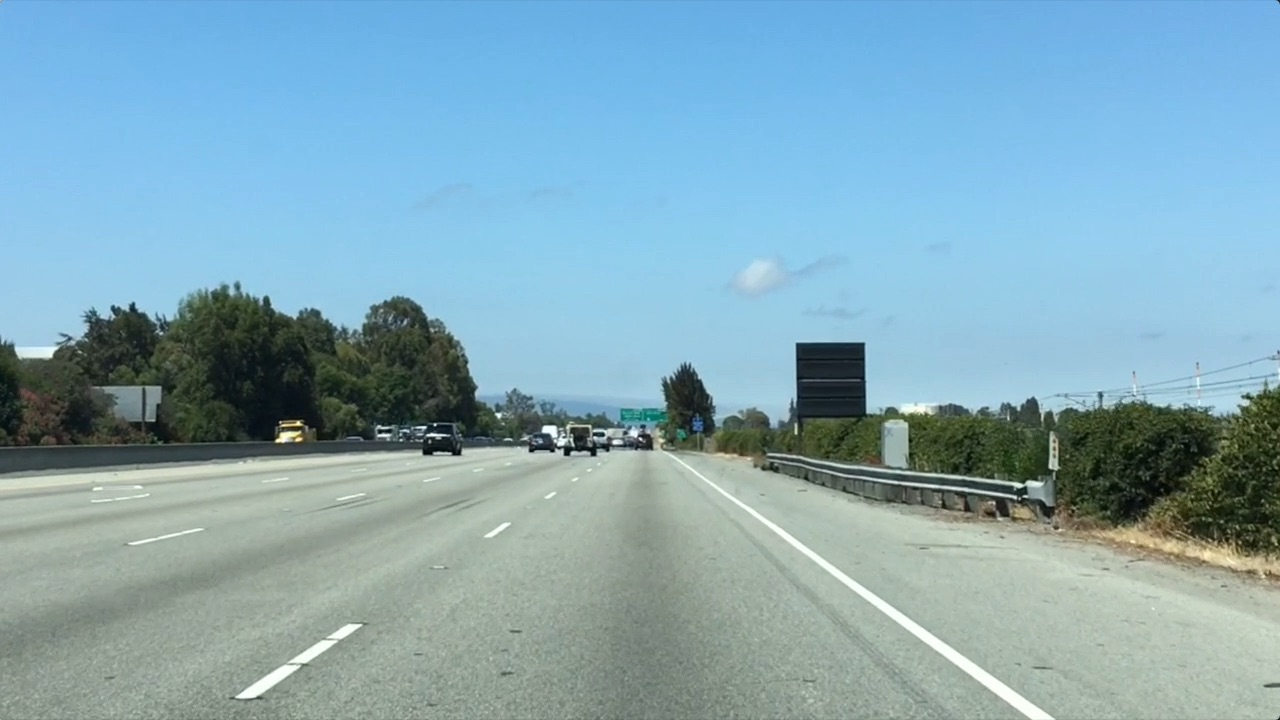
#> input picture test.jpg, 1280 x 720 px
$ jupyter execute --allow-errors Finding_Lane_Lines.ipynb   (shell and % lines are left out)
#> lines starting #> are read from the running program, lines starting #| are printed output that depends on the picture; after the words box and inside, x2 and y2 are one past the last pixel; in counts of white or black regions, pixels touching at a corner belong together
[cell 1]
import matplotlib.pyplot as plt
import matplotlib.image as mpimg
import numpy as np
import os
import cv2

# Color Selection

[cell 2]
image = mpimg.imread('test.jpg')
#> image is the input picture: shape (720, 1280, 3); mean R, G, B 132, 168.5, 182.1

[cell 3]
plt.imshow(image)

[cell 4]
###### MODIFY THESE VARIABLES TO MAKE YOUR COLOR SELECTION
red_threshold = 200
green_threshold = 200
blue_threshold = 200
######

rgb_threshold = [red_threshold, green_threshold, blue_threshold]

[cell 5]
color_select = np.copy(image)

[cell 6]
color_thresholds = (image[:,:,0] < rgb_threshold[0]) \
             | (image[:,:,1] < rgb_threshold[1]) \
             | (image[:,:,2] < rgb_threshold[2])
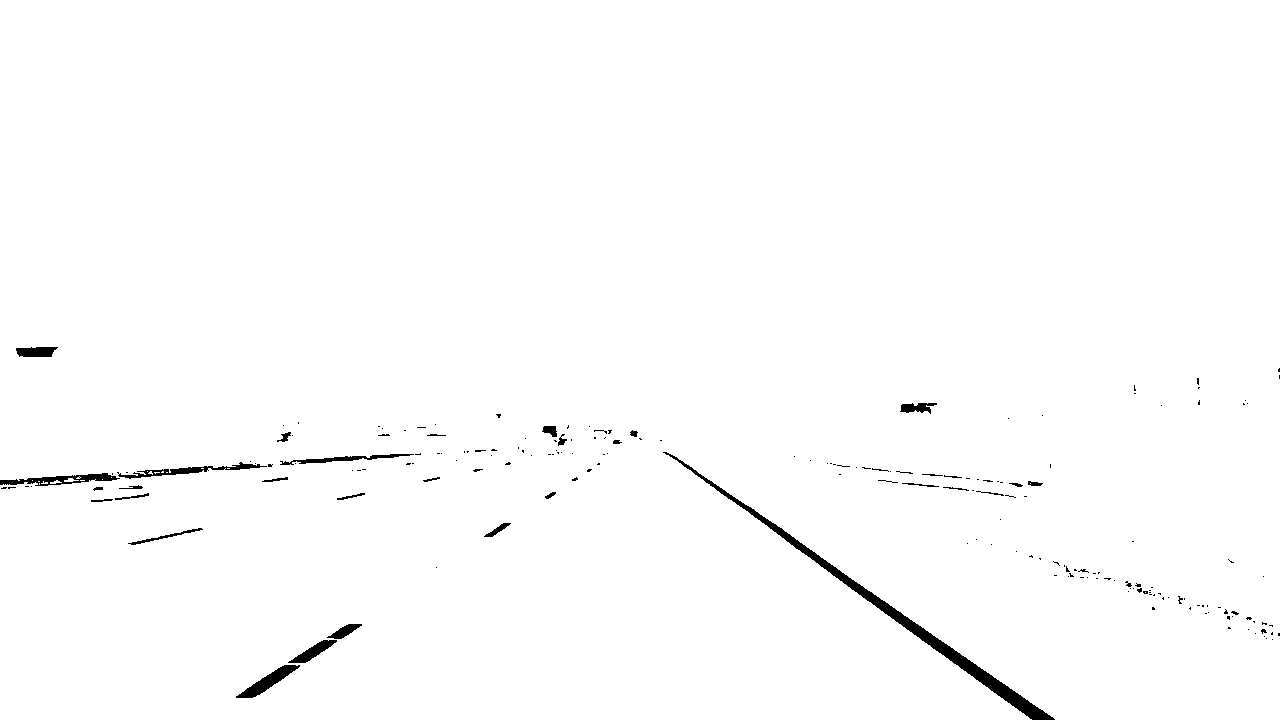
#> color_thresholds: shape (720, 1280) bool; 99% white; 196 black regions (161 under 20 px), largest, box (x1, y1, x2, y2) and area: (663, 452, 1055, 720) 3799, (0, 473, 120, 486) 673, (236, 665, 300, 698) 665

[cell 7]
color_thresholds.shape

[cell 8]
color_select[color_thresholds] = (0, 0, 0)

[cell 9]
plt.imshow(color_select)

# Region Masking

[cell 10]
ysize, xsize, _ = image.shape

[cell 11]
image.shape

[cell 12]
region_select = image.copy()

[cell 13]
left_bottom = [0, ysize]
right_bottom = [xsize, ysize]
apex = [xsize/2, 320]

[cell 14]
# Fit lines (y=Ax+B) to identify the  3 sided region of interest
# np.polyfit() returns the coefficients [A, B] of the fit
fit_left = np.polyfit((left_bottom[0], apex[0]), (left_bottom[1], apex[1]), 1)
fit_right = np.polyfit((right_bottom[0], apex[0]), (right_bottom[1], apex[1]), 1)
fit_bottom = np.polyfit((left_bottom[0], right_bottom[0]), (left_bottom[1], right_bottom[1]), 1)

[cell 15]
# Find the region inside the lines
XX, YY = np.meshgrid(np.arange(0, xsize), np.arange(0, ysize))

[cell 16]
region_threshold = \
(YY > (XX * fit_left[0] + fit_left[1])) & \
(YY > (XX * fit_right[0] + fit_right[1])) & \
(YY < (XX * fit_bottom[0] + fit_bottom[1]))

[cell 17]
plt.imshow(region_threshold, cmap='gray')

[cell 18]
region_select[region_threshold] = (255, 0, 0)

[cell 19]
plt.imshow(region_select)

# Color and Region combined

[cell 20]
line_image = np.copy(image)

[cell 21]
color_select = np.copy(image)

[cell 22]
color_select[color_thresholds | ~region_threshold] = [0, 0, 0]

[cell 23]
line_image[~color_thresholds & region_threshold] = (255, 0, 0)
#> line_image: shape (720, 1280, 3); 0.63% of pixels changed, all inside (x1, y1, x2, y2) = (236, 414, 1055, 720)

[cell 24]
plt.imshow(line_image)

# Canny Edge Detection

[cell 25]
# filename = 'exit-ramp.jpg'
filename = 'solidWhiteRight.jpg'

[cell 26]
image = mpimg.imread(filename)
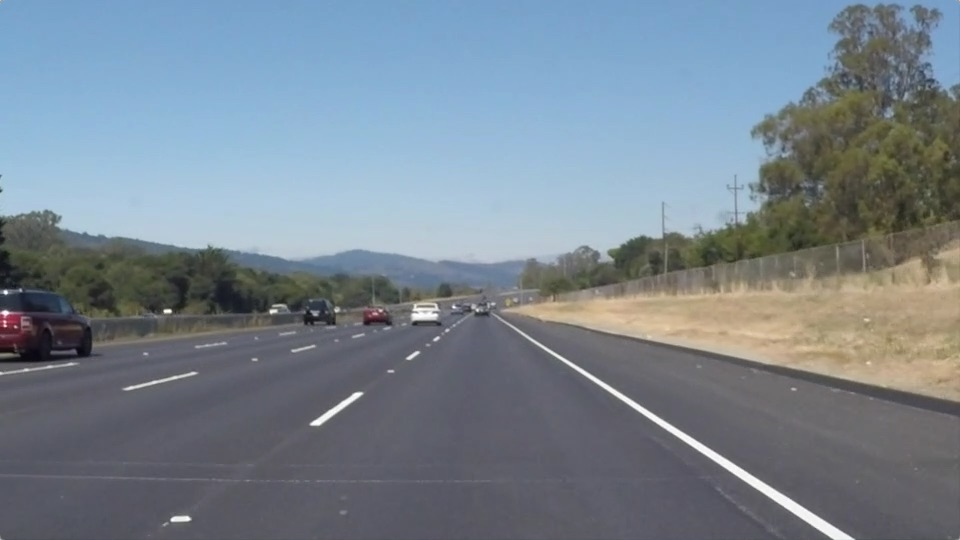
#> input picture solidWhiteRight.jpg, 960 x 540 px
#> image is the input picture: shape (540, 960, 3); mean R, G, B 120.3, 132.6, 143.7

[cell 27]
plt.imshow(image)

[cell 28]
image = cv2.cvtColor(image, cv2.COLOR_RGB2GRAY)
#> image: shape (540, 960)

[cell 29]
plt.imshow(image, cmap='gray')

[cell 30]
kernel_size = 5

[cell 31]
blur_gray = cv2.GaussianBlur(image, (kernel_size, kernel_size), 0)

[cell 32]
low_threshold, high_threshold = 100, 200

[cell 33]
edges = cv2.Canny(blur_gray, low_threshold, high_threshold)
#> edges: shape (540, 960); 0.82% white in thin lines or dots, all inside (x1, y1, x2, y2) = (0, 62, 960, 540)

[cell 34]
plt.imshow(edges, cmap='Greys_r')

[cell 35]
cv2.imwrite('edges.png', edges)
#> Out = True

# Hough Transform to find Lane Lines

https://alyssaq.github.io/2014/understanding-hough-transform/

[cell 36]
image = mpimg.imread(filename)

[cell 37]
rho = 1
theta = np.pi/180
threshold = 10
min_line_length = 10
max_line_gap = 25
line_image = np.copy(image)*0 #creating a blank to draw lines on
#> line_image: shape (540, 960, 3); every value is 0

[cell 38]
lines = cv2.HoughLinesP(edges, rho, theta, threshold, np.array([]), min_line_length, max_line_gap)
#> lines = 167 rows, first 6: [481, 306, 853, 538], [474, 304, 772, 498], [636, 410, 832, 538], [467, 305, 827, 375], [383, 323, 455, 305], [828, 376, 957, 401]

[cell 39]
for line in lines:
    for x1,y1,x2,y2 in line:
        cv2.line(line_image,(x1,y1),(x2,y2),(255,0,0),10)
#> this loop made 167 passes
#> line_image: shape (540, 960, 3); mean R, G, B 18.2, 0, 0

[cell 40]
# Create a "color" binary image to combine with line image
color_edges = np.dstack((edges, edges, edges))

[cell 41]
combo = cv2.addWeighted(color_edges, 0.8, line_image, 1, 0)

[cell 42]
plt.imshow(combo)

[cell 43]
cv2.imwrite('hough.png', combo)
#> Out = True

[cell 44]
imshape = image.shape

[cell 45]
mask = np.zeros_like(edges)
ignore_mask_color = 255

[cell 46]
# vertices = np.array([[(485, 270), (480,270), (80,imshape[0]), (imshape[1]-80, imshape[0])]], dtype=np.int32)
vertices = np.array([[(450, 320), (550,320), (850,imshape[0]), (150, imshape[0])]], dtype=np.int32)

[cell 47]
_ = cv2.fillPoly(mask, vertices, ignore_mask_color)
#> mask: shape (540, 960); 17% white; 1 white region, box (x1, y1, x2, y2) and area: (151, 320, 850, 540) 88080

[cell 48]
masked_edges = cv2.bitwise_and(edges, mask)
#> masked_edges: shape (540, 960); 0.27% white in thin lines or dots, all inside (x1, y1, x2, y2) = (175, 320, 833, 540)

[cell 49]
plt.imshow(masked_edges, cmap='gray')

[cell 50]
lines = cv2.HoughLinesP(masked_edges, rho, theta, threshold, np.array([]), min_line_length, max_line_gap)
#> lines = 18 rows, first 6: [504, 320, 825, 521], [498, 320, 793, 512], [639, 412, 832, 538], [499, 320, 696, 448], [315, 420, 356, 392], [318, 425, 363, 392]

[cell 51]
line_image = np.copy(image)*0

[cell 52]
for line in lines:
    for x1,y1,x2,y2 in line:
        cv2.line(line_image,(x1,y1),(x2,y2),(255,0,0),10)
#> this loop made 18 passes
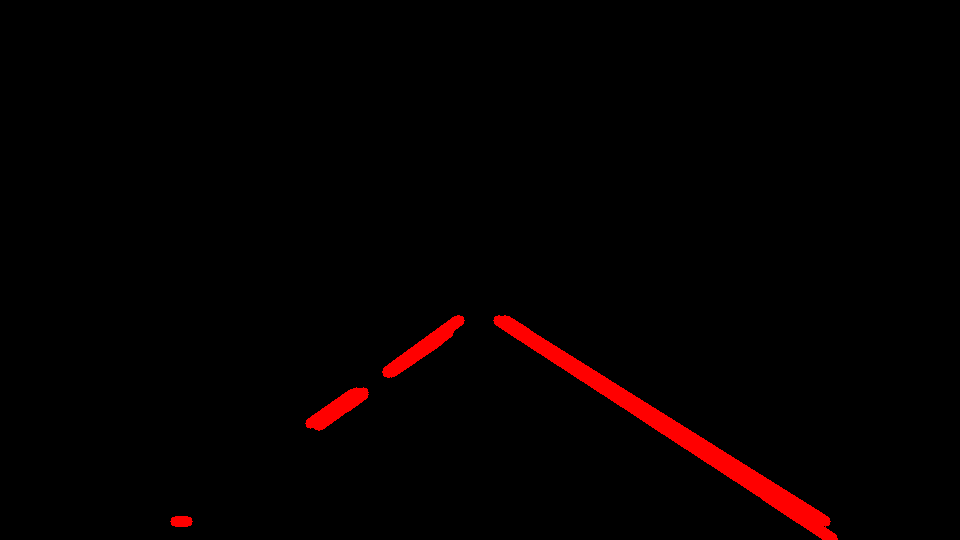
#> line_image: shape (540, 960, 3); mean R, G, B 4.9, 0, 0

[cell 53]
lines_edges = cv2.addWeighted(color_edges, 0.8, line_image, 1, 0)

[cell 54]
plt.imshow(lines_edges)

[cell 55]
t = np.zeros_like(image)
_ = cv2.fillPoly(t, np.array([[(50, 50), (400, 50), (400, 400), (50,400)]]), (255, 255, 255))
#> t: shape (540, 960, 3); 23.8% white; 1 white region, box (x1, y1, x2, y2) and area: (50, 50, 401, 401) 123201
plt.imshow(cv2.bitwise_and(image, t))

[cell 56]
plt.imshow(t, cmap='gray')

#> (a cell that did not finish here is left out)

[cell 58]
os.listdir()

# Pipeline for finding lanes

[cell 59]
filename = 'whiteCarLaneSwitch.jpg'

[cell 60]
image = mpimg.imread(filename)
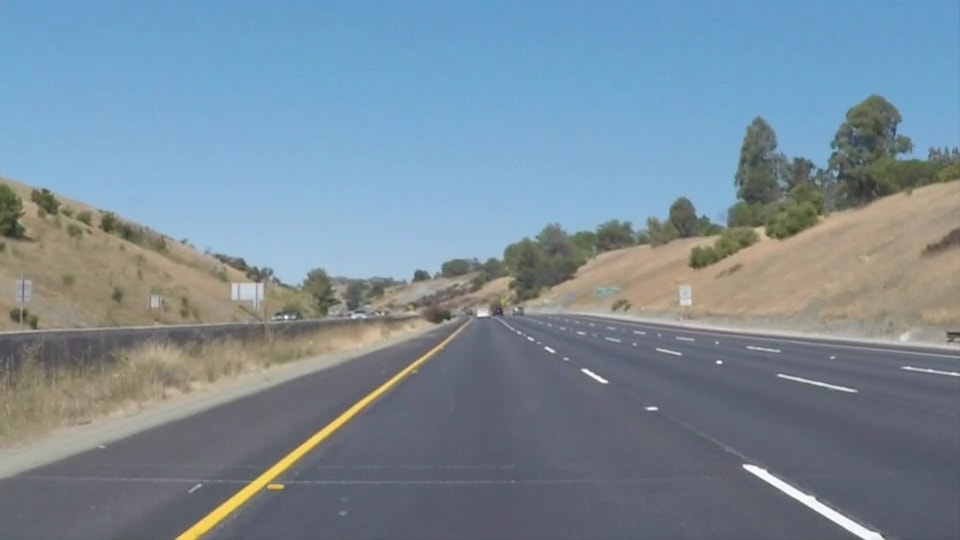
#> input picture whiteCarLaneSwitch.jpg, 960 x 540 px
#> image is the input picture: shape (540, 960, 3); mean R, G, B 121.2, 139.4, 152.9

[cell 61]
plt.imshow(image)

[cell 62]
image_gray = cv2.cvtColor(image, cv2.COLOR_BGR2GRAY)
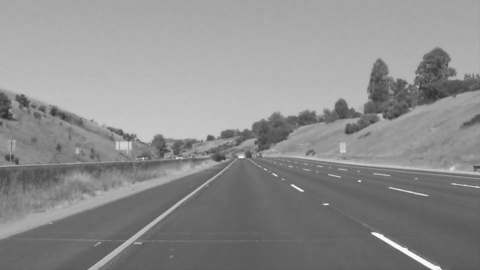
#> image_gray: shape (540, 960) (shown at 1/2 size); min 40, max 255, mean 141.3

[cell 63]
image_hsv = cv2.cvtColor(image, cv2.COLOR_BGR2HSV)
#> image_hsv: shape (540, 960, 3); mean H, S, V 41.3, 66.5, 160.7

[cell 64]
yellow_rgb = np.array([[[255, 255, 0]]], dtype="uint8")
yellow_hsv = cv2.cvtColor(yellow_rgb, cv2.COLOR_BGR2HSV)[0,0,:]
#> yellow_hsv = [90, 255, 255]
print(yellow_hsv)
#| [ 90 255 255]

[cell 65]
lower_yellow = np.array([yellow_hsv[0]-10, 100, 100], dtype="uint8")
#> lower_yellow = [80, 100, 100]
upper_yellow = np.array([yellow_hsv[0]+10, 255, 255], dtype="uint8")
#> upper_yellow = [100, 255, 255]

mask_yellow = cv2.inRange(image_hsv, lower_yellow, upper_yellow)
#> mask_yellow: shape (540, 960); 0.54% white; 12 white regions (10 under 20 px), largest, box (x1, y1, x2, y2) and area: (178, 366, 417, 540) 2777, (723, 244, 731, 250) 21
mask_white = cv2.inRange(image_gray, 200, 255)
#> mask_white: shape (540, 960); 0.48% white; 78 white regions (66 under 20 px), largest, box (x1, y1, x2, y2) and area: (743, 465, 884, 540) 1261, (271, 261, 306, 282) 293, (240, 284, 256, 299) 197

[cell 66]
plt.imshow(mask_yellow, cmap='gray')

[cell 67]
mask = cv2.bitwise_or(mask_yellow, mask_white)
#> mask: shape (540, 960); 1% white; 88 white regions (74 under 20 px), largest, box (x1, y1, x2, y2) and area: (178, 366, 417, 540) 2779, (743, 465, 884, 540) 1261, (271, 261, 306, 282) 293

[cell 68]
plt.imshow(mask, cmap='gray')

[cell 69]
image_masked = cv2.bitwise_and(image_gray, mask)

[cell 70]
plt.imshow(image_masked, cmap='gray')

[cell 71]
imshape = image.shape
vertices = np.array([[(450, 320), (550,320), (950,imshape[0]), (80, imshape[0])]], dtype=np.int32)

[cell 72]
image_blur = cv2.GaussianBlur(image_masked, (5, 5), 0)

[cell 73]
low_threshold, high_threshold = 50, 150

[cell 74]
image_edges = cv2.Canny(image_blur, low_threshold, high_threshold); plt.imshow(image_edges, cmap='gray')

[cell 75]
def region_of_interest(img, vertices):
    """
    Applies an image mask.

    Only keeps the region of the image defined by the polygon
    formed from `vertices`. The rest of the image is set to black.
    """
    #defining a blank mask to start with
    mask = np.zeros_like(img)

    #defining a 3 channel or 1 channel color to fill the mask with depending on the input image
    if len(img.shape) > 2:
        channel_count = img.shape[2]  # i.e. 3 or 4 depending on your image
        ignore_mask_color = (255,) * channel_count
    else:
        ignore_mask_color = 255

    #filling pixels inside the polygon defined by "vertices" with the fill color
    cv2.fillPoly(mask, vertices, ignore_mask_color)

    #returning the image only where mask pixels are nonzero
    masked_image = cv2.bitwise_and(img, mask)
    return masked_image, mask

[cell 76]
masked_image, roi = region_of_interest(image_edges, vertices)

[cell 77]
plt.imshow(cv2.addWeighted(masked_image, 1, roi, 0.2, 1), cmap='gray')

[cell 78]
roi_red = np.dstack([roi, np.zeros_like(image_gray), np.zeros_like(image_gray)])
plt.imshow(cv2.addWeighted(image, 1, roi_red, 0.2, 1))
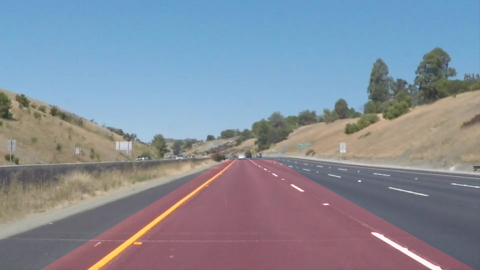
#> shown: shape (540, 960, 3) (shown at 1/2 size); mean R, G, B 132.5, 140.4, 153.9

[cell 79]
def extrapolate_y(x, x1, y1, x2, y2):
    y = y1 + (x - x1) * float(y2 - y1)/float(x2 - x1)
    return x, y
def extrapolate(y, x1, y1, x2, y2):
    x = x1 + (y - y1) * float(x2 - x1)/float(y2 - y1)
    return x, y
# def extrapolate_x_right(y, x1, y1, x2, y2):
#     x = x1 + (y - y1) * float(x2-x1)/float(y2-y1)
#     return x, y

[cell 80]
# [7 lines of commented-out code are left out]

[cell 81]
line_cache = []

[cell 82]
def draw_lines(img, lines, color=[255, 0, 0], thickness=2):
    global line_cache

    height, width = image.shape[0], image.shape[1]

    # arrays to hold all left and right lines
    left_lines, right_lines = [], []

    for line in lines:
        for x1,y1,x2,y2 in line:
            # compute slope and intercept
            slope = float(y2-y1)/(x2-x1)
            b = (y2-y1)/2 - slope * (x2-x2)/2

            # if slope is negative, we have a line on the "LEFT"
            if slope < 0:
                left_lines.append(line)
            # otherwise if slope is positive, we have a line on the "RIGHT"
            elif slope > 0:
                right_lines.append(line)

    left_line_mean = np.mean(np.array(left_lines), axis=0).flatten()
    right_line_mean = np.mean(np.array(right_lines), axis=0).flatten()

    # if we have both lines
    if len(left_lines) > 0 and len(right_lines) > 0:
        x1, y1, x2, y2 = left_line_mean
        # find the intersection point with image border
        x_bottom, y_bottom = extrapolate(height, x1, y1, x2, y2)

        # find the intersection point with the region of interest top border
        x_top, y_top = extrapolate(320, x1, y1, x2, y2)

        # define the extrapolated line by extending to the image border from the bottom and
        # to the ROI border on the top
        line_left = (int(x_bottom), int(y_bottom), int(x_top), int(y_top))

        x1, y1, x2, y2 = right_line_mean

        # find the intersection point with image border
        x_bottom, y_bottom = extrapolate(height, x1, y1, x2, y2)

        # find the intersection point with the region of interest top border
        x_top, y_top  = extrapolate(320, x1, y1, x2, y2)

        line_right = (int(x_bottom), int(y_bottom), int(x_top), int(y_top))

        line_cache.append((line_left, line_right))

    # only keep the lines for the last 30 frames for averaging
    if (len(line_cache) > 30):
        line_cache = line_cache[-30:]

    left_lines = list(map(lambda k: k[0], line_cache))
    right_lines = list(map(lambda k: k[1], line_cache))

    # average the last 30 left lines in the frames for stability
    line = np.mean(np.array(left_lines), axis=0).astype(np.uint32).flatten()

    # draw the left line
    cv2.line(img, (line[0], line[1]), (line[2], line[3]), color, 10)

    # average the last 30 right lines in the frames for stability
    line = np.mean(np.array(right_lines), axis=0).astype(np.uint32).flatten()

    # draw the right line
    cv2.line(img, (line[0], line[1]), (line[2], line[3]), color, 10)

[cell 83]
# [77 lines of commented-out code are left out]

[cell 84]
def hough_lines(img, rho, theta, threshold, min_line_len, max_line_gap):
    """
    `img` should be the output of a Canny transform.

    Returns an image with hough lines drawn.
    """
    lines = cv2.HoughLinesP(img, rho, theta, threshold, np.array([]), minLineLength=min_line_len, maxLineGap=max_line_gap)
    line_img = np.zeros((img.shape[0], img.shape[1], 3), dtype=np.uint8)
    draw_lines(line_img, lines)
    return line_img

[cell 85]
threshold_map = {
    'solidWhiteCurve.jpg': 10,
    'solidWhiteRight.jpg': 10,
    'solidYellowCurve.jpg': 30,
    'solidYellowCurve2.jpg': 30,
    'solidYellowLeft.jpg': 10,
    'whiteCarLaneSwitch.jpg': 10
}

[cell 86]
rho = 4
theta = np.pi/180
threshold = threshold_map[filename]
min_line_length = 100
max_line_gap = 180

[cell 87]
line_cache = []
line_image = hough_lines(masked_image, rho, theta, threshold, min_line_length, max_line_gap)
#> in hough_lines, `lines = cv2.HoughLinesP(img, rho, theta, threshold, np.array([]), minL..`: lines = [[745, 465, 878, 533], [199, 539, 413, 366], [178, 538, 367, 396], [651, 407, 859, 536], [756, 475, 882, 537], [529, 337, 655, 407], [269, 488, 415, 365], [648, 410, 786, 483], [275, 490, 394, 379], [530, 337, 768, 474], [284, 457, 385, 391]]
#> the loop in draw_lines, `for line in lines:` made 11 passes
#> after the loop in draw_lines, `for line in lines:`: left_lines = [[[199, 539, 413, 366]], [[178, 538, 367, 396]], [[269, 488, 415, 365]], [[275, 490, 394, 379]], [[284, 457, 385, 391]]]; right_lines = [[[745, 465, 878, 533]], [[651, 407, 859, 536]], [[756, 475, 882, 537]], [[529, 337, 655, 407]], [[648, 410, 786, 483]], [[530, 337, 768, 474]]]
#> in draw_lines, `left_line_mean = np.mean(np.array(left_lines), axis=0).flatten()`: left_line_mean = [241, 502.4, 394.8, 379.4]
#> in draw_lines, `right_line_mean = np.mean(np.array(right_lines), axis=0).flatten()`: right_line_mean = [643.2, 405.2, 804.7, 495]
#> in draw_lines, `x1, y1, x2, y2 = left_line_mean`: x1 = 241; y1 = 502.4; x2 = 394.8; y2 = 379.4
#> in extrapolate, `x = x1 + (y - y1) * float(x2 - x1)/float(y2 - y1)`: x = 194
#> in draw_lines, `x_bottom, y_bottom = extrapolate(height, x1, y1, x2, y2)`: y_bottom = 540
#> in draw_lines, `x_top, y_top = extrapolate(320, x1, y1, x2, y2)`: x_top = 469.1; y_top = 320
#> in draw_lines, `line_left = (int(x_bottom), int(y_bottom), int(x_top), int(y_top))`: line_left = (193, 540, 469, 320)
#> in draw_lines, `x1, y1, x2, y2 = right_line_mean`: x1 = 643.2; y1 = 405.2; x2 = 804.7; y2 = 495
#> in draw_lines, `x_bottom, y_bottom = extrapolate(height, x1, y1, x2, y2)`: x_bottom = 885.6
#> in draw_lines, `x_top, y_top  = extrapolate(320, x1, y1, x2, y2)`: x_top = 490.1
#> in draw_lines, `line_right = (int(x_bottom), int(y_bottom), int(x_top), int(y_top))`: line_right = (885, 540, 490, 320)
#> in draw_lines, `left_lines = list(map(lambda k: k[0], line_cache))`: left_lines = [(193, 540, 469, 320)]
#> in draw_lines, `right_lines = list(map(lambda k: k[1], line_cache))`: right_lines = [(885, 540, 490, 320)]
#> in draw_lines, `line = np.mean(np.array(left_lines), axis=0).astype(np.uint32).flatten()`: line = [193, 540, 469, 320]
#> in draw_lines, `line = np.mean(np.array(right_lines), axis=0).astype(np.uint32).flatte..`: line = [885, 540, 490, 320]
plt.imshow(line_image)

[cell 88]
final = cv2.addWeighted(image, 0.8, line_image, 1, 0)
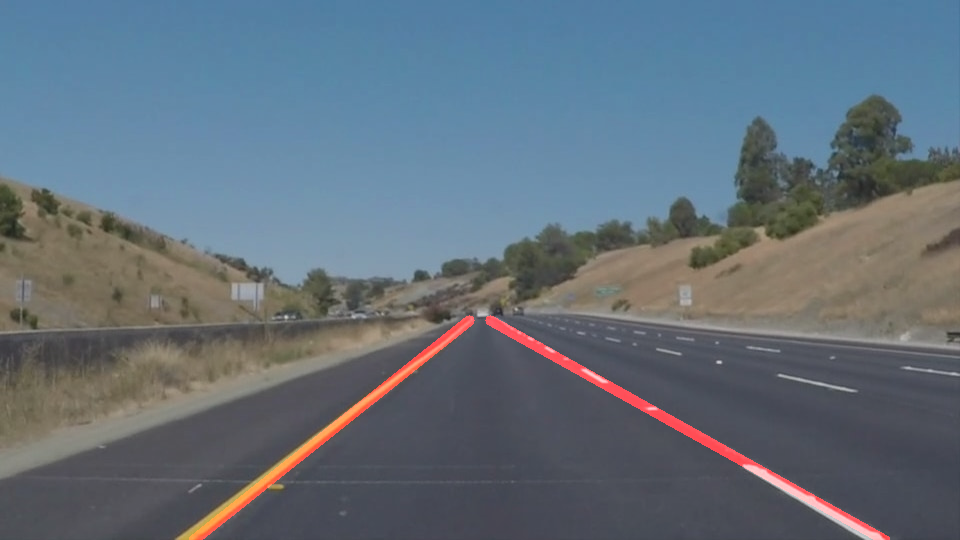
#> final: shape (540, 960, 3); mean R, G, B 99.1, 111.5, 122.3
